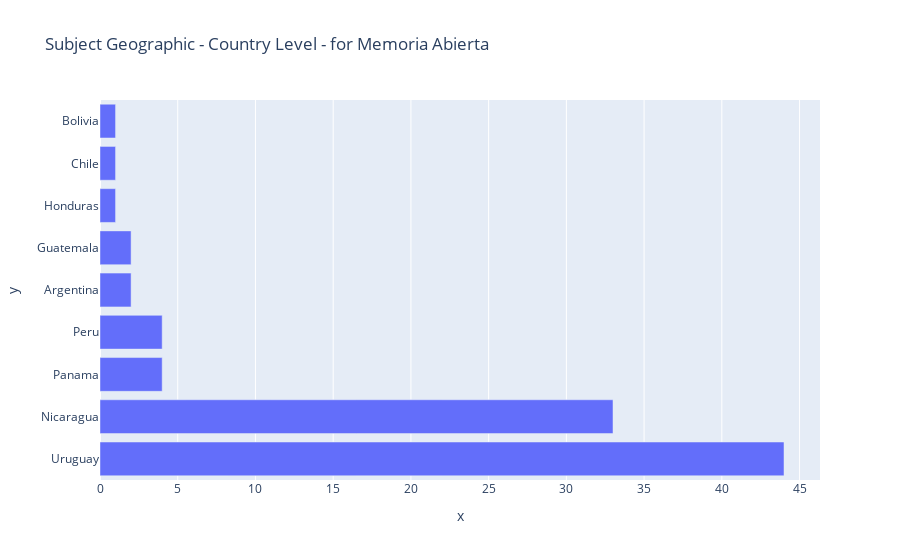

Notebook code cell kept with this figure:
### Markdown cell above
Memoria Abierta place of origin data is quite interesting considering the collection is about human rights organizations in Argentina! Now let's look at subject geographic.

### Code cell
fig = px.bar(memab_geo, x=memab_geo['Subject geographic'].value_counts(), y=memab_geo['Subject geographic'].value_counts().index, title='Subject Geographic - Country Level - for Memoria Abierta', orientation='h')
fig.show()

### Figure 1 — Plotly figure (JSON) as saved in the notebook; plotly's stock layout.template omitted (floating-point values rounded to 4 significant figures)
{"data": [{"alignmentgroup": "True", "hovertemplate": "x=%{x}<br>y=%{y}<extra></extra>", "legendgroup": "", "marker": {"color": "#636efa", "pattern": {"shape": ""}}, "name": "", "offsetgroup": "", "orientation": "h", "showlegend": false, "textposition": "auto", "type": "bar", "x": [44, 33, 4, 4, 2, 2, 1, 1, 1], "xaxis": "x", "y": ["Uruguay", "Nicaragua", "Panama", "Peru", "Argentina", "Guatemala", "Honduras", "Chile", "Bolivia"], "yaxis": "y"}], "layout": {"barmode": "relative", "legend": {"tracegroupgap": 0}, "title": {"text": "Subject Geographic - Country Level - for Memoria Abierta"}, "xaxis": {"anchor": "y", "domain": [0, 1], "title": {"text": "x"}}, "yaxis": {"anchor": "x", "domain": [0, 1], "title": {"text": "y"}}}}
